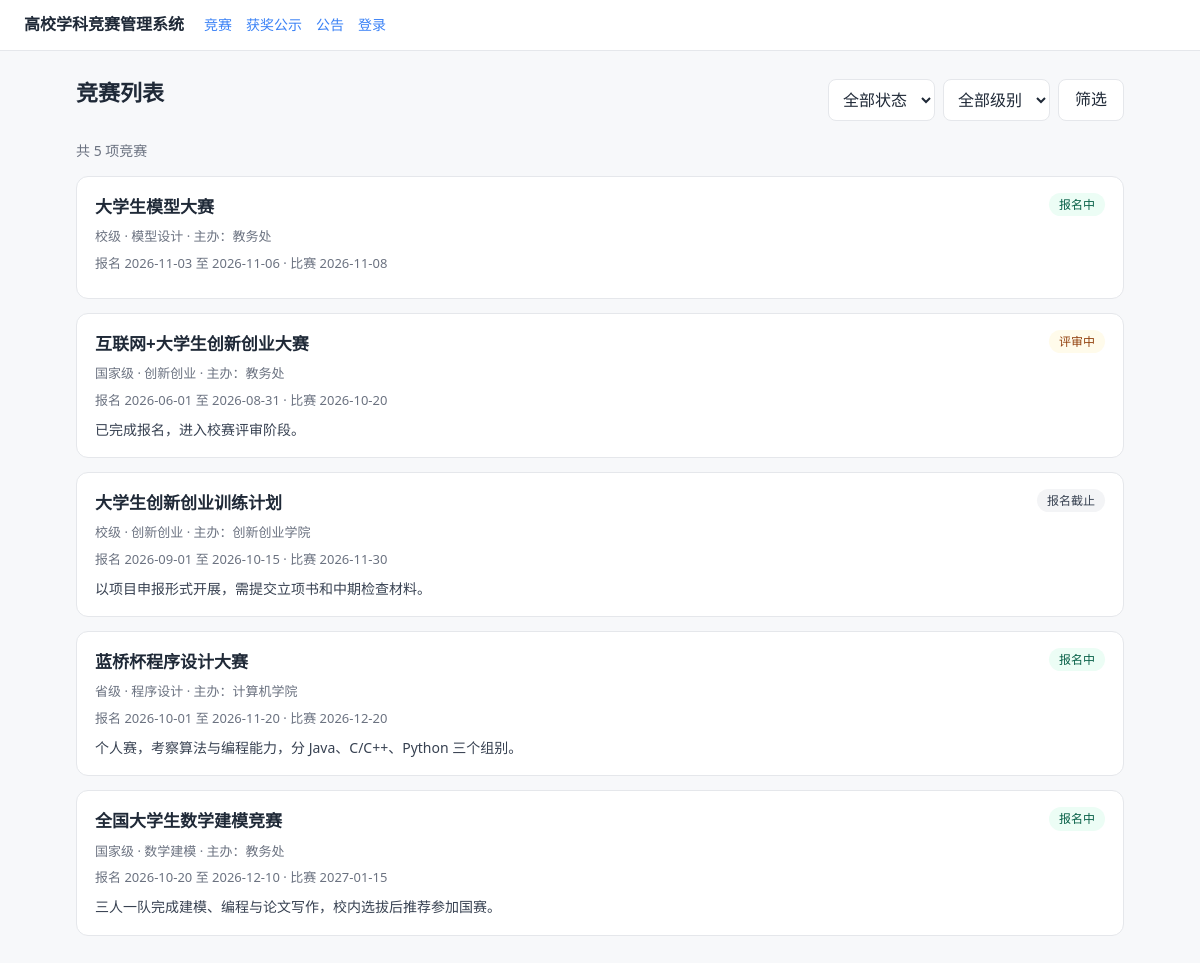
The page / on the database its author committed.
### tables this page shows
CREATE TABLE competition (
    id           INTEGER PRIMARY KEY AUTOINCREMENT,
    title        TEXT    NOT NULL,
    level        TEXT    NOT NULL,                  -- 校级 / 省级 / 国家级
    category     TEXT,                              -- 学科类别
    organizer    TEXT,                              -- 主办单位
    sign_start   TEXT    NOT NULL,                  -- 报名开始日期 YYYY-MM-DD
    sign_end     TEXT    NOT NULL,                  -- 报名截止日期
    contest_date TEXT,                              -- 比赛日期
    status       INTEGER NOT NULL DEFAULT 1,        -- 1=报名中 2=报名截止 3=评审中 4=已公示
    description  TEXT,
    create_by    INTEGER REFERENCES sys_user(id),
    create_time  TEXT    NOT NULL DEFAULT (datetime('now', 'localtime'))
);

### app.py (the view)
@app.get("/")
def index():
    status = request.args.get("status", type=int)
    level = request.args.get("level", "")
    page = request.args.get("page", 1, type=int) or 1
    page = max(page, 1)
    size = 8
    comps, total = db.list_competitions(status, level, page, size)
    pages = (total + size - 1) // size
    return render_template(
        "competitions.html",
        comps=comps, total=total, page=page, pages=pages,
        status=status, level=level,
    )

### app.py (called while the page is built)
@app.context_processor
def inject_constants():
    return dict(COMP_STATUS=COMP_STATUS, REG_STATUS=REG_STATUS, ROLE_NAME=ROLE_NAME)

### db.py (called while the page is built)
def get_conn():
    conn = sqlite3.connect(DB_PATH)
    conn.row_factory = sqlite3.Row          # 查询结果可以 row["id"] 这样取
    conn.execute("PRAGMA foreign_keys = ON")  # 打开外键约束（SQLite 默认是关的）
    return conn

def list_competitions(status=None, level=None, page=1, size=8):
    conn = get_conn()
    where, args = "WHERE 1 = 1", []
    if status:
        where += " AND status = ?"
        args.append(status)
    if level:
        where += " AND level = ?"
        args.append(level)
    total = conn.execute(f"SELECT COUNT(*) AS c FROM competition {where}", args).fetchone()["c"]
    rows = conn.execute(
        f"SELECT * FROM competition {where} ORDER BY id DESC LIMIT ? OFFSET ?",
        args + [size, (page - 1) * size],
    ).fetchall()
    conn.close()
    return [dict(r) for r in rows], total

### templates/competitions.html (shortened to what this page needs)
{% extends "base.html" %}
{% block content %}
<section class="page-head">
  <h1>竞赛列表</h1>
  <form method="get" class="filter">
    <select name="status">
      <option value="">全部状态</option>
    </select>
    <select name="level">
      <option value="">全部级别</option>
    </select>
    <button type="submit">筛选</button>
  </form>
</section>
<p class="muted">共 {{ total }} 项竞赛</p>
<div class="cards">
  {% for c in comps %}
  <article class="card">
    <div class="card-head">
      <h2><a href="{{ url_for('competition_detail', cid=c.id) }}">{{ c.title }}</a></h2>
      <span class="tag status-{{ c.status }}">{{ COMP_STATUS.get(c.status, '未知') }}</span>
    </div>
    <p class="meta">{{ c.level }} · {{ c.category or '未分类' }} · 主办：{{ c.organizer or '—' }}</p>
    <p class="meta">报名 {{ c.sign_start }} 至 {{ c.sign_end }}{% if c.contest_date %} · 比赛 {{ c.contest_date }}{% endif %}</p>
    <p class="desc">{{ c.description or '' }}</p>
  </article>
  {% else %}
  <p class="empty">暂无竞赛</p>
  {% endfor %}
</div>
{% endblock %}

### static/style.css (style rules this page uses)
:root { --blue: #3b82f6; --green: #10b981; --red: #ef4444; --ink: #1f2937; --muted: #6b7280; --line: #e5e7eb; --bg: #f7f8fa; }
* { box-sizing: border-box; }
body { margin: 0; font-family: "PingFang SC", "Microsoft YaHei", system-ui, -apple-system, sans-serif; color: var(--ink); background: var(--bg); line-height: 1.6; }
a { color: var(--blue); text-decoration: none; }
h1 { font-size: 22px; margin: 0 0 16px; }
h2 { font-size: 17px; margin: 24px 0 10px; }
.page-head { display: flex; flex-wrap: wrap; align-items: center; justify-content: space-between; gap: 12px; }
.filter { display: flex; gap: 8px; flex-wrap: wrap; }
input, select, textarea, button { font: inherit; color: inherit; }
select, input[type="text"], input[type="date"], input[type="number"], input[type="password"], textarea { padding: 7px 10px; border: 1px solid var(--line); border-radius: 8px; background: #fff; outline: none; }
button { padding: 7px 16px; border: 1px solid var(--line); border-radius: 8px; background: #fff; cursor: pointer; }
.cards { display: grid; gap: 14px; margin-top: 14px; }
.card, .detail, .panel, .notice { background: #fff; border: 1px solid var(--line); border-radius: 12px; padding: 16px 18px; }
.card-head { display: flex; align-items: flex-start; justify-content: space-between; gap: 12px; }
.card h2 { margin: 0; font-size: 17px; }
.card h2 a { color: var(--ink); }
.meta { color: var(--muted); font-size: 13px; margin: 6px 0; }
.desc { font-size: 14px; margin: 8px 0 0; color: #374151; }
.muted { color: var(--muted); font-size: 14px; }
.tag { display: inline-block; padding: 2px 10px; border-radius: 999px; font-size: 12px; white-space: nowrap; }
.status-1 { background: #ecfdf5; color: #065f46; }
.status-2 { background: #f3f4f6; color: #374151; }
.status-3 { background: #fffbeb; color: #92400e; }

### rows shown on the page
competition: title "大学生模型大赛", get "报名中", level "校级", category "模型设计", organizer "教务处", sign_start "2026-11-03", sign_end "2026-11-06", contest_date "2026-11-08"
competition: title "互联网+大学生创新创业大赛", get "评审中", level "国家级", category "创新创业", organizer "教务处", sign_start "2026-06-01", sign_end "2026-08-31", contest_date "2026-10-20", description "已完成报名，进入校赛评审阶段。"
competition: title "大学生创新创业训练计划", get "报名截止", level "校级", category "创新创业", organizer "创新创业学院", sign_start "2026-09-01", sign_end "2026-10-15", contest_date "2026-11-30", description "以项目申报形式开展，需提交立项书和中期检查材料。"
competition: title "蓝桥杯程序设计大赛", get "报名中", level "省级", category "程序设计", organizer "计算机学院", sign_start "2026-10-01", sign_end "2026-11-20", contest_date "2026-12-20", description "个人赛，考察算法与编程能力，分 Java、C/C++、Python 三个组别。"
competition: title "全国大学生数学建模竞赛", get "报名中", level "国家级", category "数学建模", organizer "教务处", sign_start "2026-10-20", sign_end "2026-12-10", contest_date "2027-01-15", description "三人一队完成建模、编程与论文写作，校内选拔后推荐参加国赛。"

### other values the page prints
{{ total }} "5"
